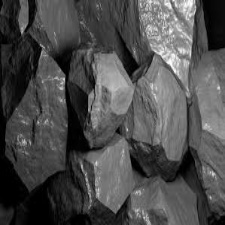
#> input picture ImageProcessing/Ch2-images/eye_small.jpg, 225 x 225 px
$ python P-2-14-SetOperations.py
#> lines starting #> are read from the running program, lines starting #| are printed output that depends on the picture
import cv2 as cv
import numpy as np
filepath1="Ch2-images/eye_small.jpg"
filepath2="Ch2-images/flower.jpg"
img1=cv.imread(filepath1,0)
#> img1 is the input picture: shape (225, 225); min 0, max 254, mean 76.5
img2=cv.imread(filepath2,0)
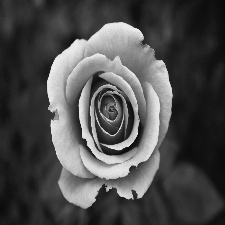
#> input picture ImageProcessing/Ch2-images/flower.jpg, 225 x 225 px
#> img2 is the input picture: shape (225, 225); min 10, max 241, mean 76.6
# Union
img_union=img1
idxs=np.where(img2>img1)
#> idxs = 23758 positions, rows 0 to 224, columns 0 to 224
img_union[idxs]=img2[idxs]
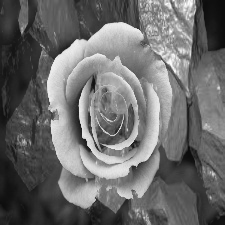
#> img_union: shape (225, 225); min 11, max 254, mean 107.4
cv.imshow("Union",img_union)
# Intersection
img_intersection=img1
idxs=np.where(img2<img1)
#> idxs = 26621 positions, rows 0 to 224, columns 0 to 224
img_intersection[idxs]=img2[idxs]
cv.imshow("Intersection",img_intersection)
# Set Complement
img_comp=255-img1
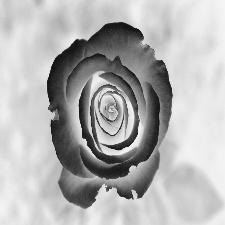
#> img_comp: shape (225, 225); min 14, max 245, mean 178.4
cv.imshow("Complement",img_comp)
# Set Difference
img_diff=img2-img1
#> img_diff: shape (225, 225); every value is 0
cv.imshow("Difference",img_diff)
cv.waitKey(0)
